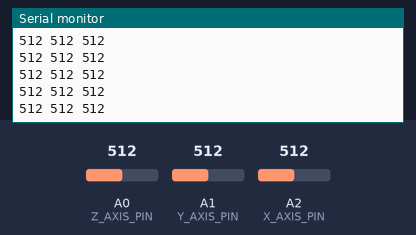
Recording of a sketch running on a simulated Arduino Uno, built with avr-gcc and run on an emulated ATmega328P. On the bench: the last lines printed to the serial monitor. The inputs (shaded band) are chosen by the test bench; at power-on: A0 (Z_AXIS_PIN) = 512, A1 (Y_AXIS_PIN) = 512, A2 (X_AXIS_PIN) = 512.

Above: at 8.7 s.
8.8 s: A0 (Z_AXIS_PIN) set to 111
At 8.88 s:
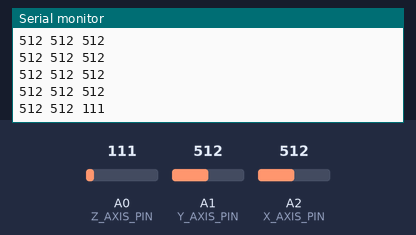
11.8 s: A0 (Z_AXIS_PIN) set to 93
At 11.8 s:
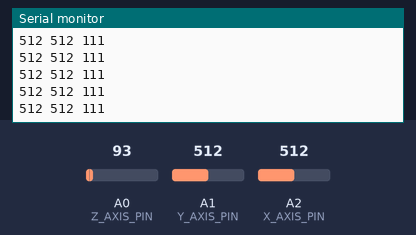
Timing chart, 0 to 14.3 s (numbered marks = the images above; inputs shaded):
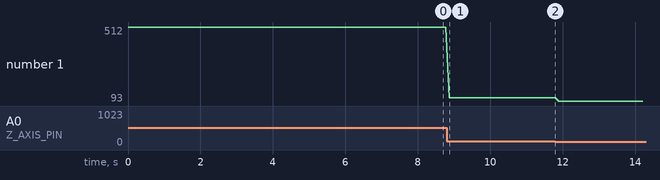

Measured:
- after the input at 8.8 s, the serial monitor: prints a new line after 0.07 s (image 1)
- plotted number 1: 512 → 111 after the input at 8.8 s, 111 → 93 after the input at 11.8 s

The sketch:

SensorTest.ino
```cpp
const unsigned int X_AXIS_PIN = 2;
const unsigned int Y_AXIS_PIN = 1;
const unsigned int Z_AXIS_PIN = 0;
const unsigned int BAUD_RATE = 9600;

void setup() {
  Serial.begin(BAUD_RATE);
}

void loop() {
  Serial.print(analogRead(X_AXIS_PIN));
  Serial.print(" ");
  Serial.print(analogRead(Y_AXIS_PIN));
  Serial.print(" ");
  Serial.println(analogRead(Z_AXIS_PIN));
  delay(100);
}
```
